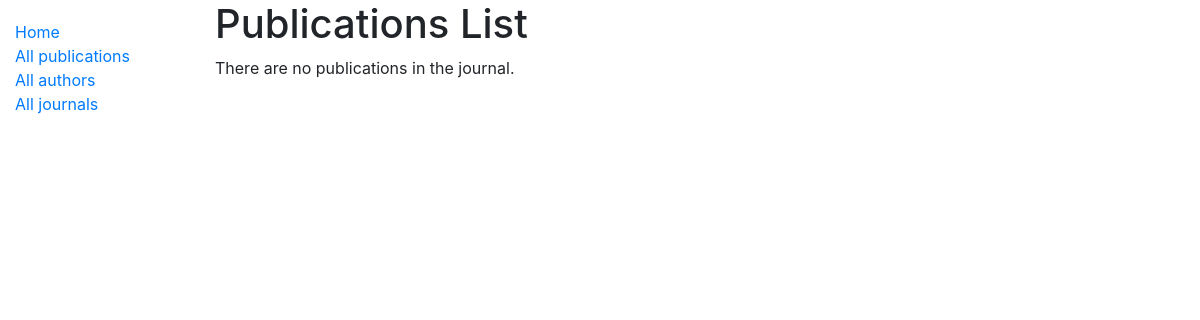
The page /catalog/publications/ on the database as committed earlier.
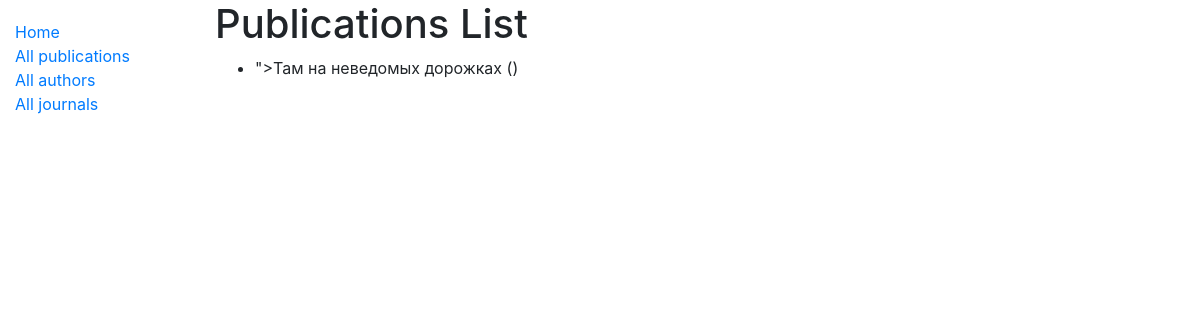
The same page on the database as committed later.
### catalog/models.py (models this page shows, shortened)
class Publication(models.Model):
    title = models.TextField(help_text='Text of the publication', blank=True,)
    author = models.CharField(max_length=200, blank=True,)
    journal = models.CharField(max_length=200, blank=True,)
    text = models.TextField(help_text='Text of the publication', blank=True,)
    year = models.IntegerField(null=True, blank=True, default=None,)
    issue = models.IntegerField(null=True, blank=True, default=None,)
    url = models.TextField(help_text='Text of the publication', blank=True,)
    def get_absolute_url(self):
        return format_html(u'<a target="_blank" href="{}">{}</a>'.format(self.url, self.url))

### catalog/views.py (the view)
# urls.py: path('publications/', views.PublicationListView.as_view(), name='publications'),
class PublicationListView(generic.ListView):
    model = Publication

### catalog/templates/catalog/publication_list.html
{% extends "base_generic.html" %}
{% block content %}
  <h1>Publications List</h1>
  {% if publication_list %}
  <ul>
    {% for publication in publication_list %}
      <li>
        <a href="{{ publication.get_absolute_url }}">{{ publication.title }}</a> ({{publication.author}})
      </li>
    {% endfor %}
  </ul>
  {% else %}
    <p>There are no publications in the journal.</p>
  {% endif %}
{% endblock %}

### catalog/templates/base_generic.html (shortened to what this page needs)
<!DOCTYPE html>
<html lang="en">
<head>
  <link rel="stylesheet" href="https://stackpath.bootstrapcdn.com/bootstrap/4.1.3/css/bootstrap.min.css">
  {% load static %}
  <link rel="stylesheet" href="{% static 'css/styles.css' %}">
</head>
<body>
  <div class="container-fluid">
    <div class="row">
      <div class="col-sm-2">
      {% block sidebar %}
        <ul class="sidebar-nav">
          <li><a href="{% url 'index' %}">Home</a></li>
          <li><a href="{% url 'publications' %}">All publications</a></li>
          <li><a href="">All authors</a></li>
          <li><a href="{% url 'journals' %}">All journals</a></li>
        </ul>
     {% endblock %}
      </div>
      <div class="col-sm-10 ">{% block content %}{% endblock %}</div>
    </div>
  </div>
</body>
</html>

### catalog/static/css/styles.css (style rules this page uses)
.sidebar-nav { margin-top: 20px; padding: 0; list-style: none; }

Rows that differ between the two databases and show on the page:
added Publication: title "Там на неведомых дорожках"
Other text that changed with them:
text no longer shown: "There are no publications in the journal."
